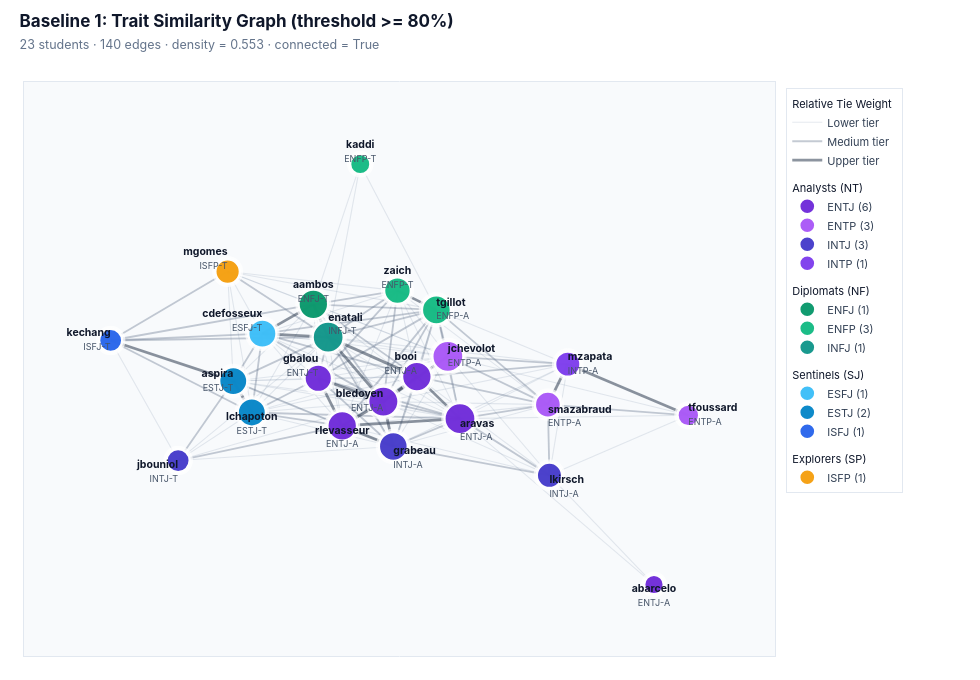

Notebook code cell kept with this figure:
### Markdown cell above
## 1. Baseline 1: Trait Similarity Graph

We start by connecting pairs whose average difference across the five traits is at most 20 percentage points ($\text{similarity} \ge 0.80$). This fixed cutoff produces a very dense network ($140$ edges, density $= 0.55$) with weak selectivity in the center of the cohort.

### Code cell
G_sim = G_base.copy()
students = df.index.tolist()
threshold = 0.80
sim_pairs = []

for i in range(len(students)):
    for j in range(i + 1, len(students)):
        u, v = students[i], students[j]
        diff = np.abs(df.loc[u, traits].values - df.loc[v, traits].values)
        sim = float(1.0 - diff.mean())
        if sim >= threshold:
            G_sim.add_edge(u, v, weight=sim)
            sim_pairs.append({
                "Student A": u, "MBTI A": df.loc[u, "mbti"],
                "Student B": v, "MBTI B": df.loc[v, "mbti"],
                "Similarity (%)": round(sim * 100, 1),
            })

sim_df = pd.DataFrame(sim_pairs).sort_values("Similarity (%)", ascending=False).reset_index(drop=True)
print(f"Similarity graph: {G_sim.number_of_nodes()} nodes, {G_sim.number_of_edges()} edges (density = {nx.density(G_sim):.2f})")
display(sim_df.head(10))

pos_sim = nx.spring_layout(G_sim, seed=42, k=1.25, iterations=200, weight="weight")
plot_network(G_sim, pos_sim, "Baseline 1: Trait Similarity Graph (threshold >= 80%)")

### Figure 1 — Plotly figure (JSON) as saved in the notebook; plotly's stock layout.template omitted (floating-point values rounded to 4 significant figures; data arrays with more than 128 entries replaced by an {"elided": "..."} marker saying what was removed)
{"data": [{"hoverinfo": "skip", "legendgroup": "Edges", "legendgrouptitle": {"text": "Relative Tie Weight"}, "line": {"color": "rgba(148, 163, 184, 0.24)", "width": 1.05}, "mode": "lines", "name": "Lower tier", "type": "scatter", "x": {"elided": "210 float values"}, "y": {"elided": "210 float values"}}, {"hoverinfo": "skip", "legendgroup": "Edges", "line": {"color": "rgba(100, 116, 139, 0.38)", "width": 1.8}, "mode": "lines", "name": "Medium tier", "type": "scatter", "x": {"elided": "153 float values"}, "y": {"elided": "153 float values"}}, {"hoverinfo": "skip", "legendgroup": "Edges", "line": {"color": "rgba(51, 65, 85, 0.56)", "width": 2.75}, "mode": "lines", "name": "Upper tier", "type": "scatter", "x": [-0.2237, -0.3815, null, -0.2237, -0.1779, null, 0.2303, 0.09684, null, 0.2303, -0.1343, null, -0.4716, -0.8512, null, -0.4716, -0.4142, null, -0.006979, 0.09684, null, -0.006979, -0.1779, null, -0.006979, -0.2085, null, -0.006979, 0.02391, null, -0.006979, 0.1928, null, -0.006979, -0.1343, null, 0.09684, -0.1779, null, -0.3815, -0.1779, null, -0.2085, -0.1343, null, 0.02391, -0.1343, null, 0.564, 0.5024, null, 0.564, 0.9373, null, 0.1571, 0.03671, null], "y": [0.3391, 0.2009, null, 0.3391, 0.1845, null, -0.1998, -0.001751, null, -0.1998, -0.2338, null, -0.02272, 0.1687, null, -0.02272, -0.1708, null, -0.1196, -0.001751, null, -0.1196, 0.1845, null, -0.1196, -0.00967, null, -0.1196, -0.3311, null, -0.1196, 0.09338, null, -0.1196, -0.2338, null, -0.001751, 0.1845, null, 0.2009, 0.1845, null, -0.00967, -0.2338, null, -0.3311, -0.2338, null, 0.05702, -0.1338, null, 0.05702, -0.1842, null, 0.3129, 0.4037, null]}, {"hoverinfo": "skip", "marker": {"color": "#FFFFFF", "line": {"width": 0}, "size": [36.06, 25.94, 37.5, 34.61, 36.78, 36.06, 34.61, 37.5, 33.89, 35.33, 29.56, 37.5, 26.67, 29.56, 34.61, 31.72, 31.0, 31.72, 36.06, 32.44, 28.11, 35.33, 33.17]}, "mode": "markers", "showlegend": false, "type": "scatter", "x": [-0.2237, 0.8309, 0.2303, -0.4716, -0.006979, 0.09684, -0.3815, -0.1779, -0.2085, 0.02391, -0.6423, 0.1928, -0.07842, -0.8512, -0.4142, 0.5072, -0.4891, 0.564, -0.1343, 0.5024, 0.9373, 0.1571, 0.03671], "y": [0.3391, -0.9821, -0.1998, -0.02272, -0.1196, -0.001751, 0.2009, 0.1845, -0.00967, -0.3311, -0.3976, 0.09338, 1.0, 0.1687, -0.1708, -0.4669, 0.4937, 0.05702, -0.2338, -0.1338, -0.1842, 0.3129, 0.4037]}, {"customdata": ["<b>abarcelo</b> · ENTJ-A<br>Degree: <b>2</b> · Strength: <b>1.65</b><br><span style='color:#64748B'>E 100% · N 63% · T 86% · J 78% · A 99%</span>", "<b>aravas</b> · ENTJ-A<br>Degree: <b>18</b> · Strength: <b>15.36</b><br><span style='color:#64748B'>E 67% · N 61% · T 67% · J 67% · A 71%</span>", "<b>bledoyen</b> · ENTJ-A<br>Degree: <b>17</b> · Strength: <b>14.80</b><br><span style='color:#64748B'>E 51% · N 73% · T 69% · J 54% · A 51%</span>", "<b>booi</b> · ENTJ-A<br>Degree: <b>16</b> · Strength: <b>13.89</b><br><span style='color:#64748B'>E 52% · N 61% · T 54% · J 54% · A 69%</span>", "<b>gbalou</b> · ENTJ-T<br>Degree: <b>13</b> · Strength: <b>11.16</b><br><span style='color:#64748B'>E 65% · N 85% · T 63% · J 67% · A 49%</span>", "<b>rlevasseur</b> · ENTJ-A<br>Degree: <b>16</b> · Strength: <b>13.72</b><br><span style='color:#64748B'>E 61% · N 67% · T 69% · J 83% · A 54%</span>"], "hovertemplate": "%{customdata}<extra></extra>", "legendgroup": "Analysts (NT)", "legendgrouptitle": {"text": "Analysts (NT)"}, "marker": {"color": "#6D28D9", "line": {"color": "#FFFFFF", "width": 2.3}, "opacity": 0.95, "size": [19.44, 31.0, 30.28, 29.56, 27.39, 29.56]}, "mode": "markers", "name": "ENTJ (6)", "type": "scatter", "x": [0.8309, 0.2303, -0.006979, 0.09684, -0.2085, -0.1343], "y": [-0.9821, -0.1998, -0.1196, -0.001751, -0.00967, -0.2338]}, {"customdata": ["<b>jchevolot</b> · ENTP-A<br>Degree: <b>18</b> · Strength: <b>15.16</b><br><span style='color:#64748B'>E 51% · N 54% · T 76% · J 33% · A 53%</span>", "<b>smazabraud</b> · ENTP-A<br>Degree: <b>11</b> · Strength: <b>9.43</b><br><span style='color:#64748B'>E 65% · N 56% · T 72% · J 40% · A 85%</span>", "<b>tfoussard</b> · ENTP-A<br>Degree: <b>5</b> · Strength: <b>4.26</b><br><span style='color:#64748B'>E 60% · N 63% · T 99% · J 22% · A 83%</span>"], "hovertemplate": "%{customdata}<extra></extra>", "legendgroup": "Analysts (NT)", "marker": {"color": "#A855F7", "line": {"color": "#FFFFFF", "width": 2.3}, "opacity": 0.95, "size": [31.0, 25.94, 21.61]}, "mode": "markers", "name": "ENTP (3)", "type": "scatter", "x": [0.1928, 0.5024, 0.9373], "y": [0.09338, -0.1338, -0.1842]}, {"customdata": ["<b>grabeau</b> · INTJ-A<br>Degree: <b>15</b> · Strength: <b>12.80</b><br><span style='color:#64748B'>E 43% · N 70% · T 74% · J 72% · A 64%</span>", "<b>jbouniol</b> · INTJ-T<br>Degree: <b>7</b> · Strength: <b>5.83</b><br><span style='color:#64748B'>E 18% · N 58% · T 69% · J 92% · A 42%</span>", "<b>lkirsch</b> · INTJ-A<br>Degree: <b>10</b> · Strength: <b>8.33</b><br><span style='color:#64748B'>E 49% · N 54% · T 90% · J 69% · A 92%</span>"], "hovertemplate": "%{customdata}<extra></extra>", "legendgroup": "Analysts (NT)", "marker": {"color": "#4338CA", "line": {"color": "#FFFFFF", "width": 2.3}, "opacity": 0.95, "size": [28.83, 23.06, 25.22]}, "mode": "markers", "name": "INTJ (3)", "type": "scatter", "x": [0.02391, -0.6423, 0.5072], "y": [-0.3311, -0.3976, -0.4669]}, {"customdata": ["<b>mzapata</b> · INTP-A<br>Degree: <b>10</b> · Strength: <b>8.52</b><br><span style='color:#64748B'>E 46% · N 64% · T 69% · J 24% · A 83%</span>"], "hovertemplate": "%{customdata}<extra></extra>", "legendgroup": "Analysts (NT)", "marker": {"color": "#7C3AED", "line": {"color": "#FFFFFF", "width": 2.3}, "opacity": 0.95, "size": [25.22]}, "mode": "markers", "name": "INTP (1)", "type": "scatter", "x": [0.564], "y": [0.05702]}, {"customdata": ["<b>aambos</b> · ENFJ-T<br>Degree: <b>16</b> · Strength: <b>13.75</b><br><span style='color:#64748B'>E 56% · N 64% · T 40% · J 53% · A 36%</span>"], "hovertemplate": "%{customdata}<extra></extra>", "legendgroup": "Diplomats (NF)", "legendgrouptitle": {"text": "Diplomats (NF)"}, "marker": {"color": "#059669", "line": {"color": "#FFFFFF", "width": 2.3}, "opacity": 0.95, "size": [29.56]}, "mode": "markers", "name": "ENFJ (1)", "type": "scatter", "x": [-0.2237], "y": [0.3391]}, {"customdata": ["<b>kaddi</b> · ENFP-T<br>Degree: <b>3</b> · Strength: <b>2.45</b><br><span style='color:#64748B'>E 53% · N 86% · T 22% · J 42% · A 12%</span>", "<b>tgillot</b> · ENFP-A<br>Degree: <b>15</b> · Strength: <b>12.94</b><br><span style='color:#64748B'>E 65% · N 71% · T 49% · J 42% · A 56%</span>", "<b>zaich</b> · ENFP-T<br>Degree: <b>12</b> · Strength: <b>10.21</b><br><span style='color:#64748B'>E 78% · N 70% · T 49% · J 43% · A 44%</span>"], "hovertemplate": "%{customdata}<extra></extra>", "legendgroup": "Diplomats (NF)", "marker": {"color": "#10B981", "line": {"color": "#FFFFFF", "width": 2.3}, "opacity": 0.95, "size": [20.17, 28.83, 26.67]}, "mode": "markers", "name": "ENFP (3)", "type": "scatter", "x": [-0.07842, 0.1571, 0.03671], "y": [1.0, 0.3129, 0.4037]}, {"customdata": ["<b>enatali</b> · INFJ-T<br>Degree: <b>18</b> · Strength: <b>15.51</b><br><span style='color:#64748B'>E 46% · N 64% · T 49% · J 57% · A 39%</span>"], "hovertemplate": "%{customdata}<extra></extra>", "legendgroup": "Diplomats (NF)", "marker": {"color": "#0D9488", "line": {"color": "#FFFFFF", "width": 2.3}, "opacity": 0.95, "size": [31.0]}, "mode": "markers", "name": "INFJ (1)", "type": "scatter", "x": [-0.1779], "y": [0.1845]}, {"customdata": ["<b>cdefosseux</b> · ESFJ-T<br>Degree: <b>14</b> · Strength: <b>12.07</b><br><span style='color:#64748B'>E 54% · N 45% · T 39% · J 57% · A 49%</span>"], "hovertemplate": "%{customdata}<extra></extra>", "legendgroup": "Sentinels (SJ)", "legendgrouptitle": {"text": "Sentinels (SJ)"}, "marker": {"color": "#38BDF8", "line": {"color": "#FFFFFF", "width": 2.3}, "opacity": 0.95, "size": [28.11]}, "mode": "markers", "name": "ESFJ (1)", "type": "scatter", "x": [-0.3815], "y": [0.2009]}, {"customdata": ["<b>aspira</b> · ESTJ-T<br>Degree: <b>14</b> · Strength: <b>11.96</b><br><span style='color:#64748B'>E 51% · N 46% · T 64% · J 81% · A 33%</span>", "<b>lchapoton</b> · ESTJ-T<br>Degree: <b>14</b> · Strength: <b>11.90</b><br><span style='color:#64748B'>E 58% · N 35% · T 65% · J 75% · A 43%</span>"], "hovertemplate": "%{customdata}<extra></extra>", "legendgroup": "Sentinels (SJ)", "marker": {"color": "#0284C7", "line": {"color": "#FFFFFF", "width": 2.3}, "opacity": 0.95, "size": [28.11, 28.11]}, "mode": "markers", "name": "ESTJ (2)", "type": "scatter", "x": [-0.4716, -0.4142], "y": [-0.02272, -0.1708]}, {"customdata": ["<b>kechang</b> · ISFJ-T<br>Degree: <b>7</b> · Strength: <b>6.12</b><br><span style='color:#64748B'>E 36% · N 43% · T 43% · J 76% · A 32%</span>"], "hovertemplate": "%{customdata}<extra></extra>", "legendgroup": "Sentinels (SJ)", "marker": {"color": "#2563EB", "line": {"color": "#FFFFFF", "width": 2.3}, "opacity": 0.95, "size": [23.06]}, "mode": "markers", "name": "ISFJ (1)", "type": "scatter", "x": [-0.8512], "y": [0.1687]}, {"customdata": ["<b>mgomes</b> · ISFP-T<br>Degree: <b>9</b> · Strength: <b>7.48</b><br><span style='color:#64748B'>E 31% · N 36% · T 47% · J 39% · A 31%</span>"], "hovertemplate": "%{customdata}<extra></extra>", "legendgroup": "Explorers (SP)", "legendgrouptitle": {"text": "Explorers (SP)"}, "marker": {"color": "#F59E0B", "line": {"color": "#FFFFFF", "width": 2.3}, "opacity": 0.95, "size": [24.5]}, "mode": "markers", "name": "ISFP (1)", "type": "scatter", "x": [-0.4891], "y": [0.4937]}, {"hoverinfo": "skip", "mode": "text", "showlegend": false, "text": ["<b>aambos</b><br><span style='font-size:9px;color:#475569'>ENFJ-T</span>", "<b>abarcelo</b><br><span style='font-size:9px;color:#475569'>ENTJ-A</span>", "<b>aravas</b><br><span style='font-size:9px;color:#475569'>ENTJ-A</span>", "<b>aspira</b><br><span style='font-size:9px;color:#475569'>ESTJ-T</span>", "<b>bledoyen</b><br><span style='font-size:9px;color:#475569'>ENTJ-A</span>", "<b>booi</b><br><span style='font-size:9px;color:#475569'>ENTJ-A</span>", "<b>cdefosseux</b><br><span style='font-size:9px;color:#475569'>ESFJ-T</span>", "<b>enatali</b><br><span style='font-size:9px;color:#475569'>INFJ-T</span>", "<b>gbalou</b><br><span style='font-size:9px;color:#475569'>ENTJ-T</span>", "<b>grabeau</b><br><span style='font-size:9px;color:#475569'>INTJ-A</span>", "<b>jbouniol</b><br><span style='font-size:9px;color:#475569'>INTJ-T</span>", "<b>jchevolot</b><br><span style='font-size:9px;color:#475569'>ENTP-A</span>", "<b>kaddi</b><br><span style='font-size:9px;color:#475569'>ENFP-T</span>", "<b>kechang</b><br><span style='font-size:9px;color:#475569'>ISFJ-T</span>", "<b>lchapoton</b><br><span style='font-size:9px;color:#475569'>ESTJ-T</span>", "<b>lkirsch</b><br><span style='font-size:9px;color:#475569'>INTJ-A</span>", "<b>mgomes</b><br><span style='font-size:9px;color:#475569'>ISFP-T</span>", "<b>mzapata</b><br><span style='font-size:9px;color:#475569'>INTP-A</span>", "<b>rlevasseur</b><br><span style='font-size:9px;color:#475569'>ENTJ-A</span>", "<b>smazabraud</b><br><span style='font-size:9px;color:#475569'>ENTP-A</span>", "<b>tfoussard</b><br><span style='font-size:9px;color:#475569'>ENTP-A</span>", "<b>tgillot</b><br><span style='font-size:9px;color:#475569'>ENFP-A</span>", "<b>zaich</b><br><span style='font-size:9px;color:#475569'>ENFP-T</span>"], "textfont": {"color": "#0F172A", "family": "Inter, -apple-system, BlinkMacSystemFont, sans-serif", "size": 10.5}, "textposition": ["top center", "bottom center", "bottom right", "middle left", "middle left", "top left", "top left", "top right", "top left", "bottom right", "bottom left", "middle right", "top center", "middle left", "bottom center", "bottom right", "top left", "middle right", "bottom center", "bottom right", "middle right", "middle right", "top center"], "type": "scatter", "x": [-0.2237, 0.8309, 0.2303, -0.4716, -0.006979, 0.09684, -0.3815, -0.1779, -0.2085, 0.02391, -0.6423, 0.1928, -0.07842, -0.8512, -0.4142, 0.5072, -0.4891, 0.564, -0.1343, 0.5024, 0.9373, 0.1571, 0.03671], "y": [0.3391, -0.9821, -0.1998, -0.02272, -0.1196, -0.001751, 0.2009, 0.1845, -0.00967, -0.3311, -0.3976, 0.09338, 1.0, 0.1687, -0.1708, -0.4669, 0.4937, 0.05702, -0.2338, -0.1338, -0.1842, 0.3129, 0.4037]}], "layout": {"font": {"color": "#1E293B", "family": "Inter, -apple-system, BlinkMacSystemFont, sans-serif"}, "height": 680, "hoverlabel": {"bgcolor": "#FFFFFF", "bordercolor": "#CBD5E1", "font": {"color": "#0F172A", "family": "Inter, -apple-system, sans-serif", "size": 12}}, "legend": {"bgcolor": "rgba(255,255,255,0.94)", "bordercolor": "#E2E8F0", "borderwidth": 1, "font": {"color": "#334155", "size": 11}, "grouptitlefont": {"color": "#0F172A", "family": "Inter, sans-serif", "size": 11}, "tracegroupgap": 8, "x": 1.015, "xanchor": "left", "y": 0.99, "yanchor": "top"}, "margin": {"b": 24, "l": 24, "r": 205, "t": 82}, "paper_bgcolor": "#FFFFFF", "plot_bgcolor": "#F8FAFC", "title": {"font": {"color": "#0F172A", "family": "Inter, -apple-system, BlinkMacSystemFont, sans-serif", "size": 17}, "text": "<b>Baseline 1: Trait Similarity Graph (threshold >= 80%)</b><br><span style='font-size:12.5px;color:#64748B;font-weight:400'>23 students · 140 edges · density = 0.553 · connected = True</span>", "x": 0.02, "xanchor": "left", "y": 0.96, "yanchor": "top"}, "width": 980, "xaxis": {"linecolor": "#E2E8F0", "linewidth": 1, "mirror": true, "range": [-1.119, 1.206], "showgrid": false, "showticklabels": false, "zeroline": false}, "yaxis": {"linecolor": "#E2E8F0", "linewidth": 1, "mirror": true, "range": [-1.319, 1.388], "showgrid": false, "showticklabels": false, "zeroline": false}}}
